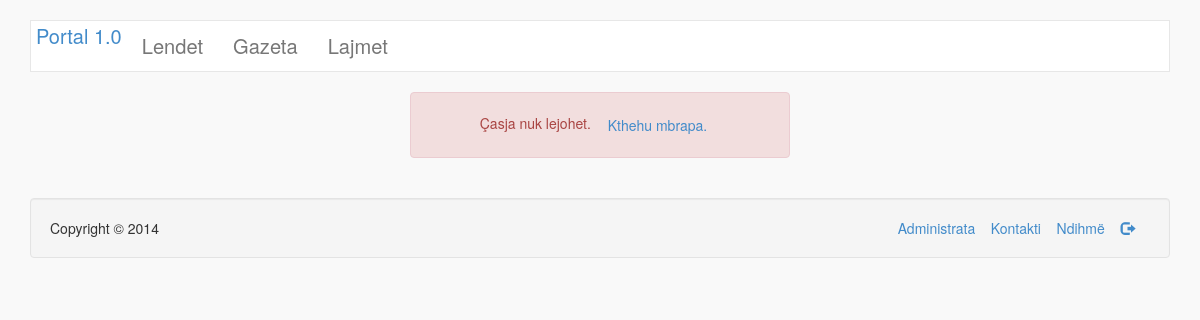
Before: /ligjerata.php?id=1 (signed in) with the older database file.
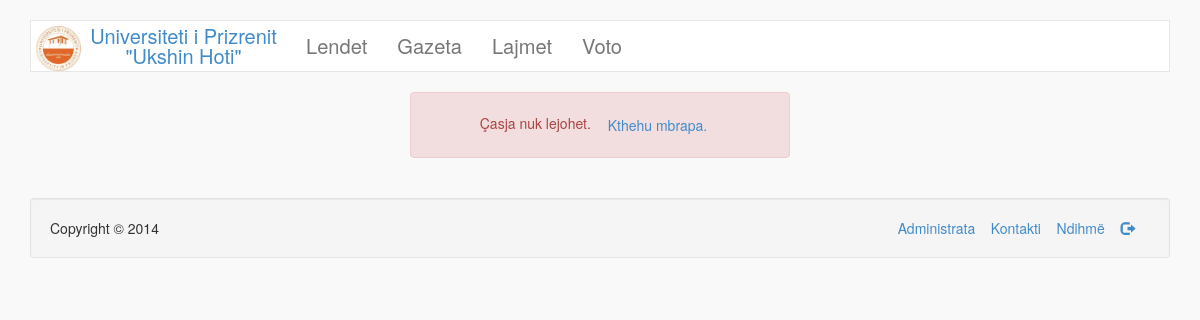
After: the same page with the newer database file.
### tables this page shows
CREATE TABLE IF NOT EXISTS `page_info` (
  `title` varchar(256) NOT NULL,
  `footer` varchar(256) NOT NULL,
  `activated` tinyint(1) NOT NULL,
  `logo` varchar(256) NOT NULL
);

CREATE TABLE IF NOT EXISTS `navbar` (
  `ID` int(11) NOT NULL AUTO_INCREMENT,
  `emri` varchar(250) NOT NULL,
  `link` varchar(250) NOT NULL,
  `enabled` tinyint(1) NOT NULL,
  PRIMARY KEY (`ID`)
);

CREATE TABLE IF NOT EXISTS `footer` (
  `1` int(11) NOT NULL AUTO_INCREMENT,
  `emri` varchar(250) NOT NULL,
  `link` varchar(250) NOT NULL,
  `enabled` tinyint(1) NOT NULL,
  PRIMARY KEY (`1`)
);

### classes/ligjerata.class.php (called while the page is built, shortened)
<?php
class Ligjerata{
	private $l_id = 0;
	function __construct($id){
		global $lidhja;
		$id = $lidhja->real_escape_string($id);
		$ligjerataQuery = $lidhja->query("SELECT id,emri,alias,link,id_l FROM ligjeratat WHERE id=$id");
		if($ligjerataQuery->num_rows){
			$ligjerata = $ligjerataQuery->fetch_assoc();
			$this->l_id = $ligjerata['id_l'];
		}
	}
	function getLID(){
		return $this->l_id;
	}
}
?>

### classes/lenda.class.php (called while the page is built, shortened)
<?php
class Lenda{
	private $drejtimi = 0;
	function __construct($id){
		global $lidhja;
		$lendaQuery = $lidhja->query("SELECT id,emri,drejtimi,semestri,kredi,p_id FROM lendet WHERE id=$id");
		if($lendaQuery->num_rows > 0){
			$lenda = $lendaQuery->fetch_assoc();
			$this->drejtimi = $lenda['drejtimi'];
		}
	}
	function getDrejtimi(){
		return $this->drejtimi;
	}
}
?>

### classes/studenti.class.php (called while the page is built, shortened)
<?php
class Studenti{
	private $drejtimi = 0;
	function __construct($sid){
		global $lidhja;
		$studentQuery = $lidhja->query("SELECT ID,SID,emri,mbiemri,email,drejtimi,semestri,kredi,lokacioni,foto FROM studentet WHERE SID=$sid LIMIT 1");
	}
	function getDrejtimi(){
		return $this->drejtimi;
	}
}
?>

### classes/page.class.php (the view, shortened to what this page needs)
<?php
class Page{
	private $title = "Titulli faqes";
	private $footer = "Copyright 2014";
	private $logoLink = "panjohur";
	function __construct(){
		global $lidhja;
		$pageQuery = $lidhja->query('SELECT title,footer,activated,logo FROM page_info');
		if($pageQuery->num_rows == 1){
			$pageInfo = $pageQuery->fetch_assoc();
		}
		$this->title = $pageInfo['title'];
		$this->footer = $pageInfo['footer'];
		$this->logoLink = $pageInfo['logo'];
	}
	function getTitle(){
		return html_entity_decode($this->title);
	}
	function getLogo(){
		return $this->logoLink;
	}
	function getFooter(){
		return html_entity_decode($this->footer);
	}
	function headerNavbar(){
		global $lidhja;
		$navQuery = $lidhja->query("SELECT * FROM navbar WHERE enabled=1");
		if($navQuery->num_rows > 0){
			foreach($navQuery as $nav){
				echo '<li><a href="'.$nav['link'].'" class="text-primary">'.$nav['emri'].'</a></li>';
			}
		}
		else{
			return FALSE;
		}
	}
	function footerLinks(){
		global $lidhja;
		$footerLinksQuery = $lidhja->query("SELECT * FROM footer WHERE enabled=1");
		if($footerLinksQuery->num_rows > 0){
			foreach ($footerLinksQuery as $foo){
				if("dil" == strtolower($foo['emri'])){
					echo '<a href="'.$foo['link'].'"><span class="glyphicon glyphicon-log-out"></span></a> &nbsp;&nbsp;&nbsp;';
				}
				else{
					echo '<a href="'.$foo['link'].'">'.$foo['emri'].'</a> &nbsp;&nbsp;&nbsp;';
				}
			}
		}
		else{
			echo '';
		}
	}
}
?>

### ligjerata.php (shortened to what this page needs)
<?php
	include('includes/config.php');
if(!empty($_GET['id']) && $_GET['id'] > 0){
	$id = $lidhja->real_escape_string($_GET['id']);
	$ligjerata = new Ligjerata($id);
	$lenda = new Lenda($ligjerata->getLID());
	$studenti = new Studenti($_SESSION['s_id']);
	$page = new Page();
	if($lenda->getDrejtimi() != $studenti->getDrejtimi()){
		$lejo = FALSE;
	}
	elseif( !($lenda->getSemestri() <= $studenti->getSemestri()) ) {
		$lejo = FALSE;
	}
	else{
		$lejo = TRUE;
	}
}
else{
	header('Location: index.php');
	die();
}
?>
<!DOCTYPE html>
<html lang="en">
  <head>
    <link href="css/bootstrap.css" rel="stylesheet">
    <link href="css/style.css" rel="stylesheet">
  </head>
  <body>
  <br/>
  <div class="container">
  	<nav class="navbar navbar-default" role="navigation">
	  <div class="container-fluid">
	    <div class="navbar-header">
	      <a class="navbar-brand" href="index.php"><img src="<?php echo $page->getLogo(); ?>"/><?php echo $page->getTitle(); ?></a>
	    </div>
	    <div class="collapse navbar-collapse" id="bs-example-navbar-collapse-1">
	      <ul class="nav navbar-nav">
	        <?php $page->headerNavbar(); ?>
	      </ul>
	    </div>
	  </div>
	</nav>
	</div>
    <div class="container">
		<div class="row">
			<div class="col-md-12">
			<?php
				if(!$lejo){
					echo '	<div class="alert alert-danger col-md-4 col-md-offset-4 text-center">&Ccedilasja nuk lejohet.
					 <a href="index.php?faqja=lendet" class="btn btn-link">Kthehu mbrapa.</a>
					</div>';
				}
			?>
			</div>
		</div>
		<br/>
		<div class="well well-md text-left">
			<span><?php echo $page->getFooter(); ?></span>
			<span class="pull-right">
				<?php $page->footerLinks(); ?>
			</span>
		</div>
    </div>
  </body>
</html>

Changed rows visible on the page:
removed page_info: title "Portal 1.0", footer "Copyright © 2014"
added page_info: logo (picture), title "Universiteti i Prizrenit \"Ukshin Hoti\"", footer "Copyright © 2014"
added navbar: emri "Voto"
